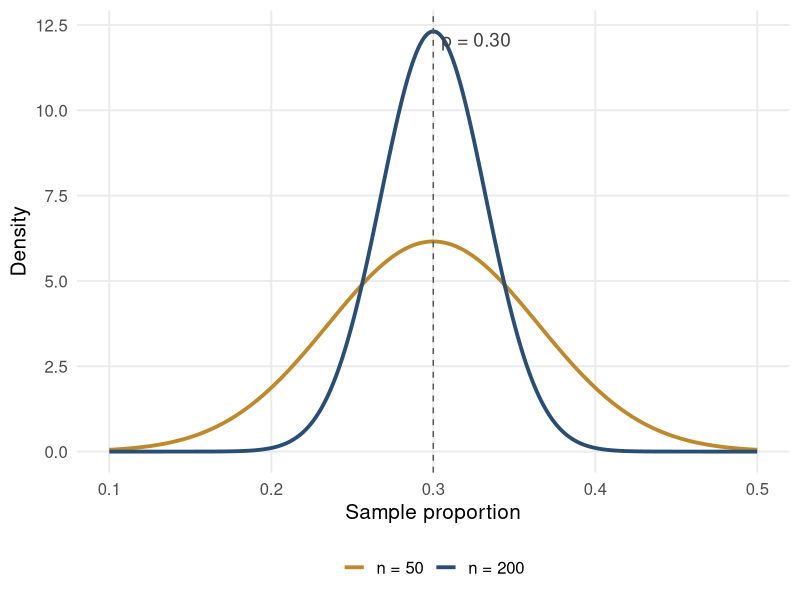
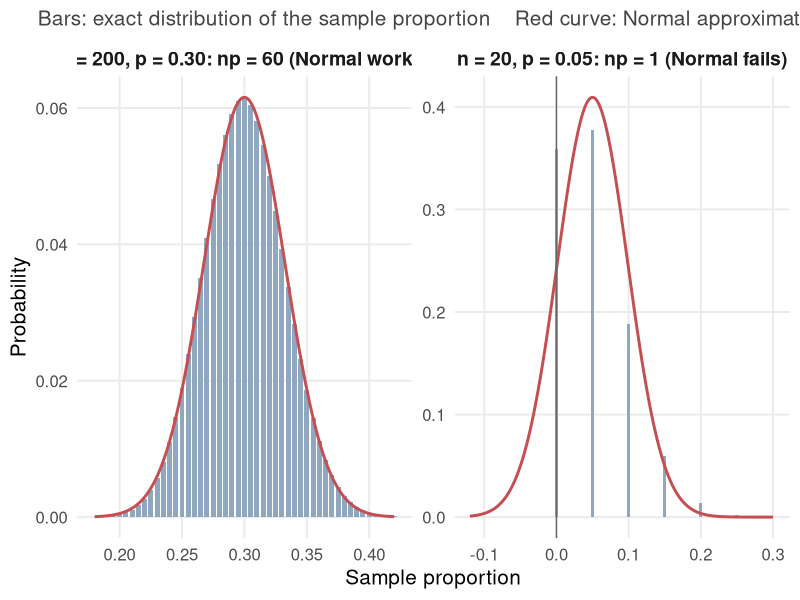
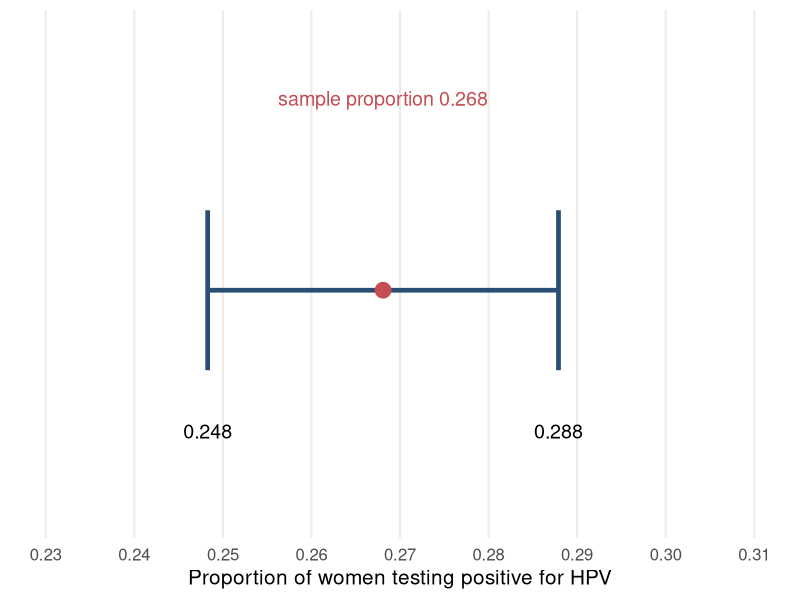
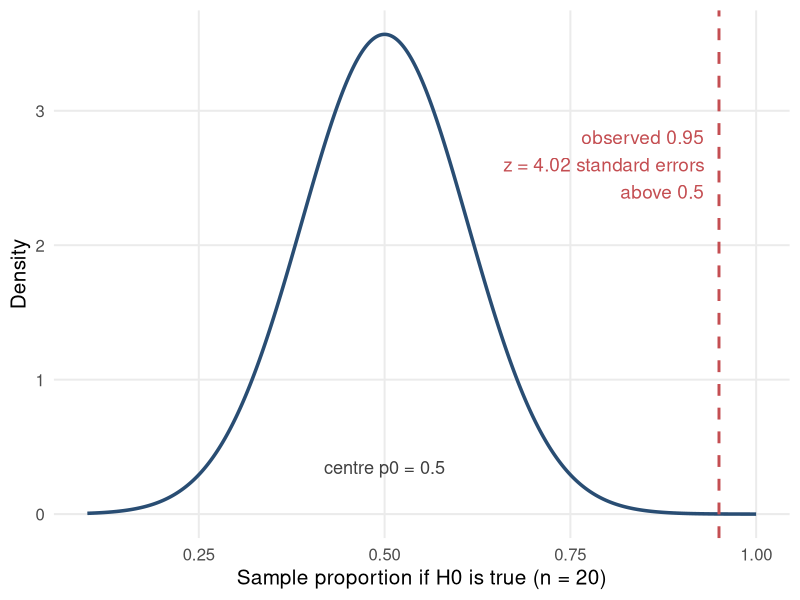

R code for these plots, in order: (Note: this script raises an error after producing the figures.)
## ---- chunk 1
knitr::opts_chunk$set(
  echo = TRUE,
  warning = FALSE,
  message = FALSE,
  fig.align = "center",
  out.width = "90%"
)

if (!requireNamespace("ggplot2", quietly = TRUE)) {
  stop("The ggplot2 package must be installed before this chapter is knitted.")
}

suppressPackageStartupMessages(library(ggplot2))

# -------------------------------------------------------------
# All figures are created here with ggsave() and saved as
# slide_ch19_*.png. The same files are used by chapter-19-short.tex,
# so knit this document before compiling the slides.
# -------------------------------------------------------------

course_blue  <- "#294D73"
course_red   <- "#C44E52"
course_green <- "#3F7D58"
course_gold  <- "#BE892D"
course_grey  <- "#8FA8BF"

slide_theme <- theme_minimal(base_size = 15) +
  theme(
    plot.title = element_text(face = "bold", hjust = 0.5),
    plot.subtitle = element_text(hjust = 0.5, colour = "#444444"),
    panel.grid.minor = element_blank(),
    plot.background = element_rect(fill = "white", colour = NA),
    strip.text = element_text(face = "bold", size = 14),
    legend.position = "bottom"
  )

save_plot <- function(name, plot, width = 10, height = 5) {
  ggsave(name, plot, width = width, height = height, dpi = 300, bg = "white")
}

wald <- function(x, n, z = qnorm(0.975)) {
  p <- x / n
  se <- sqrt(p * (1 - p) / n)
  c(est = p, lo = p - z * se, hi = p + z * se)
}

# ---- 1. Sampling distribution for two sample sizes ----------
p_pop <- 0.30
grid <- seq(0.10, 0.50, length.out = 1000)
samp <- rbind(
  data.frame(p_hat = grid, density = dnorm(grid, p_pop, sqrt(p_pop * (1 - p_pop) / 50)),
             n = "n = 50"),
  data.frame(p_hat = grid, density = dnorm(grid, p_pop, sqrt(p_pop * (1 - p_pop) / 200)),
             n = "n = 200")
)
samp$n <- factor(samp$n, levels = c("n = 50", "n = 200"))
f1 <- ggplot(samp, aes(p_hat, density, colour = n)) +
  geom_line(linewidth = 1.3) +
  geom_vline(xintercept = p_pop, linetype = "dashed", colour = "grey35") +
  annotate("text", x = 0.305, y = max(samp$density) * 0.98, hjust = 0,
           label = "p = 0.30", colour = "grey25", size = 4.8) +
  scale_colour_manual(values = c(course_gold, course_blue)) +
  labs(x = "Sample proportion", y = "Density", colour = NULL) +
  slide_theme
save_plot("slide_ch19_sampling_n.png", f1, height = 4.6)

# ---- 2. Shape: when the Normal approximation works ----------
shape_df <- function(n, p, lab) {
  x <- 0:n
  data.frame(p_hat = x / n, prob = dbinom(x, n, p), panel = lab,
             normal = dnorm(x / n, p, sqrt(p * (1 - p) / n)) / n)
}
shp <- rbind(
  shape_df(200, 0.30, "n = 200, p = 0.30: np = 60 (Normal works)"),
  shape_df(20, 0.05, "n = 20, p = 0.05: np = 1 (Normal fails)")
)
shp$panel <- factor(shp$panel, levels = unique(shp$panel))
shp <- subset(shp, (panel == levels(panel)[1] & p_hat >= 0.18 & p_hat <= 0.42) |
                   (panel == levels(panel)[2] & p_hat <= 0.30))
norm_curve <- function(n, p, lab, from, to) {
  g <- seq(from, to, length.out = 500)
  data.frame(p_hat = g, normal = dnorm(g, p, sqrt(p * (1 - p) / n)) / n, panel = lab)
}
curves <- rbind(
  norm_curve(200, 0.30, levels(shp$panel)[1], 0.18, 0.42),
  norm_curve(20, 0.05, levels(shp$panel)[2], -0.12, 0.30)
)
curves$panel <- factor(curves$panel, levels = levels(shp$panel))
f2 <- ggplot(shp, aes(p_hat, prob)) +
  geom_col(fill = course_grey, width = 0.004) +
  geom_line(data = curves, aes(y = normal), colour = course_red, linewidth = 1) +
  geom_vline(data = data.frame(panel = factor(levels(shp$panel)[2], levels = levels(shp$panel))),
             aes(xintercept = 0), colour = "grey40") +
  facet_wrap(~ panel, scales = "free") +
  labs(x = "Sample proportion", y = "Probability",
       subtitle = "Bars: exact distribution of the sample proportion    Red curve: Normal approximation") +
  slide_theme
save_plot("slide_ch19_shape.png", f2, width = 11, height = 4.4)

# ---- 3. HPV confidence interval -----------------------------
hpv <- wald(515, 1921)
f3 <- ggplot(data.frame(y = 1, est = hpv[["est"]], lo = hpv[["lo"]], hi = hpv[["hi"]]),
             aes(x = est, y = y)) +
  geom_errorbar(aes(xmin = lo, xmax = hi), orientation = "y", width = 0.25,
                linewidth = 1.6, colour = course_blue) +
  geom_point(size = 5, colour = course_red) +
  annotate("text", x = hpv[["est"]], y = 1.3, label = "sample proportion 0.268",
           colour = course_red, size = 5) +
  annotate("text", x = hpv[["lo"]], y = 0.78, label = "0.248", size = 5) +
  annotate("text", x = hpv[["hi"]], y = 0.78, label = "0.288", size = 5) +
  scale_y_continuous(NULL, breaks = NULL, limits = c(0.65, 1.4)) +
  scale_x_continuous(limits = c(0.23, 0.31), breaks = seq(0.23, 0.31, 0.01)) +
  labs(x = "Proportion of women testing positive for HPV") +
  slide_theme
save_plot("slide_ch19_hpv_ci.png", f3, height = 2.8)

# ---- 4. Aphid null distribution of p-hat ---------------------
se0 <- sqrt(0.25 / 20)
ph <- seq(0.1, 1, length.out = 1000)
f4 <- ggplot(data.frame(p_hat = ph, d = dnorm(ph, 0.5, se0)), aes(p_hat, d)) +
  geom_area(data = data.frame(p_hat = ph[ph >= 0.95], d = dnorm(ph[ph >= 0.95], 0.5, se0)),
            fill = course_red, alpha = 0.6) +
  geom_line(linewidth = 1.2, colour = course_blue) +
  geom_vline(xintercept = 0.95, linetype = "dashed", colour = course_red, linewidth = 1) +
  annotate("text", x = 0.93, y = 2.6, hjust = 1, colour = course_red, size = 4.8,
           label = "observed 0.95\nz = 4.02 standard errors\nabove 0.5") +
  annotate("text", x = 0.5, y = 0.35, label = "centre p0 = 0.5", size = 4.6, colour = "grey25") +
  labs(x = "Sample proportion if H0 is true (n = 20)", y = "Density") +
  slide_theme
save_plot("slide_ch19_aphid_null.png", f4, height = 4.2)
## ---- chunk 2
knitr::include_graphics("slide_ch19_sampling_n.png")
## ---- chunk 3
knitr::include_graphics("slide_ch19_shape.png")
## ---- chunk 4
x_hpv <- 515
n_hpv <- 1921

p_hat_hpv <- x_hpv / n_hpv
p_hat_hpv
## ---- chunk 5
se_hpv <- sqrt(p_hat_hpv * (1 - p_hat_hpv) / n_hpv)
margin_hpv <- qnorm(0.975) * se_hpv

c(
  estimate = p_hat_hpv,
  standard_error = se_hpv,
  lower = p_hat_hpv - margin_hpv,
  upper = p_hat_hpv + margin_hpv
)
## ---- chunk 6
knitr::include_graphics("slide_ch19_hpv_ci.png")
## ---- chunk 7
x_aphid <- 19
n_aphid <- 20
p0_aphid <- 0.50

p_hat_aphid <- x_aphid / n_aphid
se_null_aphid <- sqrt(p0_aphid * (1 - p0_aphid) / n_aphid)   # uses p0, not p_hat
z_aphid <- (p_hat_aphid - p0_aphid) / se_null_aphid
p_value_aphid <- pnorm(z_aphid, lower.tail = FALSE)

c(
  sample_proportion = p_hat_aphid,
  null_standard_error = se_null_aphid,
  z_statistic = z_aphid,
  p_value = p_value_aphid
)
## ---- chunk 8
sum(dbinom(19:20, size = 20, prob = 0.5))
## ---- chunk 9
knitr::include_graphics("slide_ch19_aphid_null.png")
